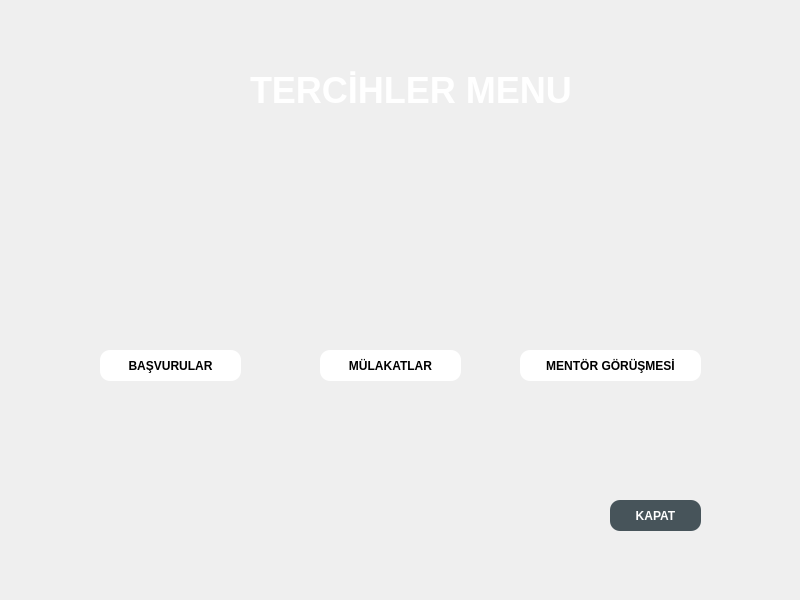
<?xml version="1.0" encoding="UTF-8"?>
<ui version="4.0">
 <class>MainWindow</class>
 <widget class="QMainWindow" name="MainWindow">
  <property name="geometry">
   <rect>
    <x>0</x>
    <y>0</y>
    <width>800</width>
    <height>600</height>
   </rect>
  </property>
  <property name="windowTitle">
   <string>MainWindow</string>
  </property>
  <property name="styleSheet">
   <string notr="true">padding:0;
background-image: url(:/assets/assets/zemin-buyuk.jpg);</string>
  </property>
  <widget class="QWidget" name="centralwidget">
   <widget class="QPushButton" name="mulakatlar">
    <property name="geometry">
     <rect>
      <x>320</x>
      <y>350</y>
      <width>141</width>
      <height>31</height>
     </rect>
    </property>
    <property name="autoFillBackground">
     <bool>false</bool>
    </property>
    <property name="styleSheet">
     <string notr="true">QPushButton{
color:black;
background:white;
border-radius:10px;
font-weight:bold;
}
QPushButton::hover{
color:white;
background:#47545a;
border-radius:10px;
font-weight:bold
}</string>
    </property>
    <property name="text">
     <string>MÜLAKATLAR</string>
    </property>
   </widget>
   <widget class="QPushButton" name="mentor_gorusmesi">
    <property name="geometry">
     <rect>
      <x>520</x>
      <y>350</y>
      <width>181</width>
      <height>31</height>
     </rect>
    </property>
    <property name="autoFillBackground">
     <bool>false</bool>
    </property>
    <property name="styleSheet">
     <string notr="true">QPushButton{
color:black;
background:white;
border-radius:10px;
font-weight:bold;
}
QPushButton::hover{
color:white;
background:#47545a;
border-radius:10px;
font-weight:bold
}</string>
    </property>
    <property name="text">
     <string>MENTÖR GÖRÜŞMESİ</string>
    </property>
   </widget>
   <widget class="QPushButton" name="basvurular">
    <property name="geometry">
     <rect>
      <x>100</x>
      <y>350</y>
      <width>141</width>
      <height>31</height>
     </rect>
    </property>
    <property name="autoFillBackground">
     <bool>false</bool>
    </property>
    <property name="styleSheet">
     <string notr="true">QPushButton{
color:black;
background:white;
border-radius:10px;
font-weight:bold;
}
QPushButton::hover{
color:white;
background:#47545a;
border-radius:10px;
font-weight:bold
}</string>
    </property>
    <property name="text">
     <string>BAŞVURULAR</string>
    </property>
   </widget>
   <widget class="QPushButton" name="cikis">
    <property name="geometry">
     <rect>
      <x>610</x>
      <y>500</y>
      <width>91</width>
      <height>31</height>
     </rect>
    </property>
    <property name="autoFillBackground">
     <bool>false</bool>
    </property>
    <property name="styleSheet">
     <string notr="true">QPushButton{
color:white;
background:#47545a;
border-radius:10px;
font-weight:bold;
}

QPushButton::hover{
color:#47545a;
background:white;
border-radius:10px;
font-weight:bold
}</string>
    </property>
    <property name="text">
     <string>KAPAT</string>
    </property>
   </widget>
   <widget class="QLabel" name="label_2">
    <property name="geometry">
     <rect>
      <x>250</x>
      <y>70</y>
      <width>321</width>
      <height>41</height>
     </rect>
    </property>
    <property name="styleSheet">
     <string notr="true">color:white;
font-size:36px;
font-weight:bold;
background:none</string>
    </property>
    <property name="text">
     <string>TERCİHLER MENU</string>
    </property>
   </widget>
  </widget>
 </widget>
 <resources>
  <include location="assets.qrc"/>
 </resources>
 <connections/>
</ui>
